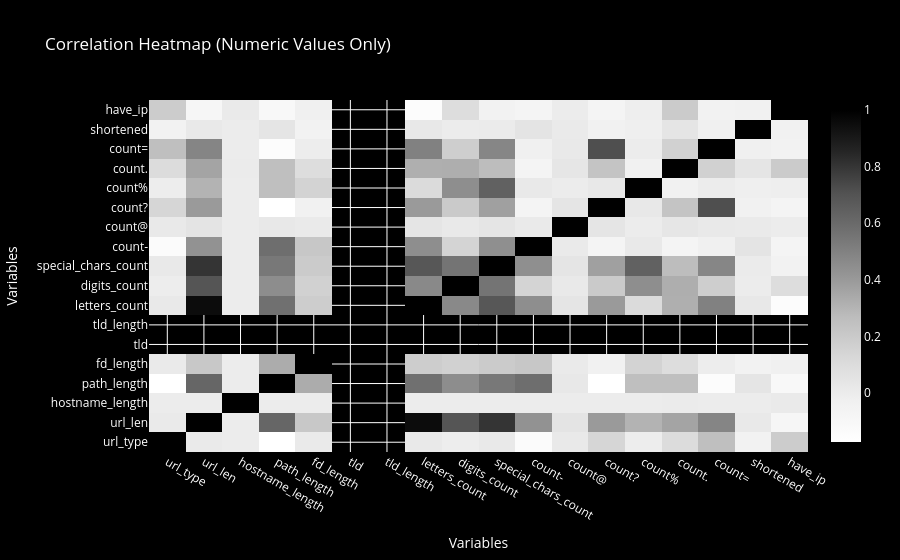

Here is the notebook cell this chart was saved with:
### Code cell
# Select only the numeric columns from the DataFrame
numeric_data = urls_data.select_dtypes(include='number')

# Compute the correlation matrix
corr_matrix = numeric_data.corr()

# Create the heatmap trace
heatmap = go.Heatmap(
    z=corr_matrix.values,
    x=corr_matrix.columns,
    y=corr_matrix.columns,
    colorscale='Greys',  # Use a grayscale color scale
)

# Create the layout
layout = go.Layout(
    title='Correlation Heatmap (Numeric Values Only)',
    xaxis=dict(title='Variables'),
    yaxis=dict(title='Variables'),
    plot_bgcolor='black',  # Set the background color to black
    paper_bgcolor='black',  # Set the plot area background color to black
    font=dict(color='white')  # Set the font color to white
)

# Create the Figure object
fig = go.Figure(data=heatmap, layout=layout)

# Display the heatmap
fig.show()

### Figure 1 — Plotly figure (JSON) as saved in the notebook; plotly's stock layout.template omitted (floating-point values rounded to 4 significant figures; data arrays with more than 128 entries replaced by an {"elided": "..."} marker saying what was removed)
{"data": [{"colorscale": [[0, "rgb(255,255,255)"], [0.125, "rgb(240,240,240)"], [0.25, "rgb(217,217,217)"], [0.375, "rgb(189,189,189)"], [0.5, "rgb(150,150,150)"], [0.625, "rgb(115,115,115)"], [0.75, "rgb(82,82,82)"], [0.875, "rgb(37,37,37)"], [1, "rgb(0,0,0)"]], "type": "heatmap", "x": ["url_type", "url_len", "hostname_length", "path_length", "fd_length", "tld", "tld_length", "letters_count", "digits_count", "special_chars_count", "count-", "count@", "count?", "count%", "count.", "count=", "shortened", "have_ip"], "y": ["url_type", "url_len", "hostname_length", "path_length", "fd_length", "tld", "tld_length", "letters_count", "digits_count", "special_chars_count", "count-", "count@", "count?", "count%", "count.", "count=", "shortened", "have_ip"], "z": {"elided": "18x18 float values"}}], "layout": {"font": {"color": "white"}, "paper_bgcolor": "black", "plot_bgcolor": "black", "title": {"text": "Correlation Heatmap (Numeric Values Only)"}, "xaxis": {"title": {"text": "Variables"}}, "yaxis": {"title": {"text": "Variables"}}}}
